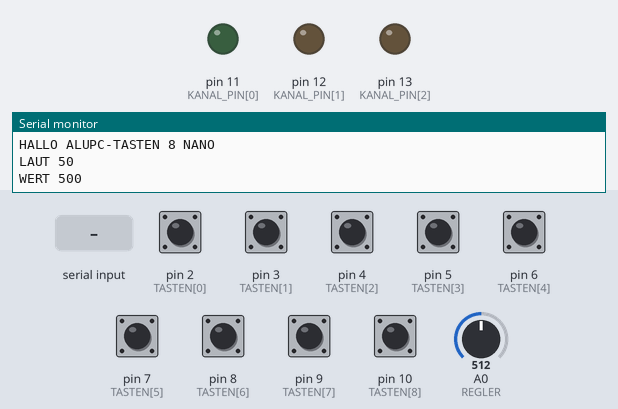
Recording of a sketch running on a simulated Arduino Mega 2560, built with avr-gcc and run on an emulated ATmega2560. On the bench: output pins drawn as LEDs (lit = HIGH), the last lines printed to the serial monitor. The test bench sets the inputs (shaded band); at power-on: pin 2 (TASTEN[0]), pin 3 (TASTEN[1]), pin 4 (TASTEN[2]), pin 5 (TASTEN[3]), pin 6 (TASTEN[4]), pin 7 (TASTEN[5]), pin 8 (TASTEN[6]), pin 9 (TASTEN[7]), pin 10 (TASTEN[8]) HIGH, A0 (REGLER) = 512.

Above: at 1.2 s.
1.3 s: "LED 90\n" received over Serial
At 2.5 s:
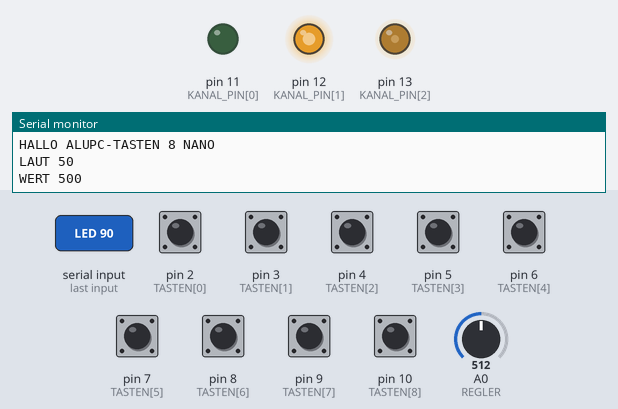
2.8 s: "LED  45\n" received over Serial
At 3.1 s:
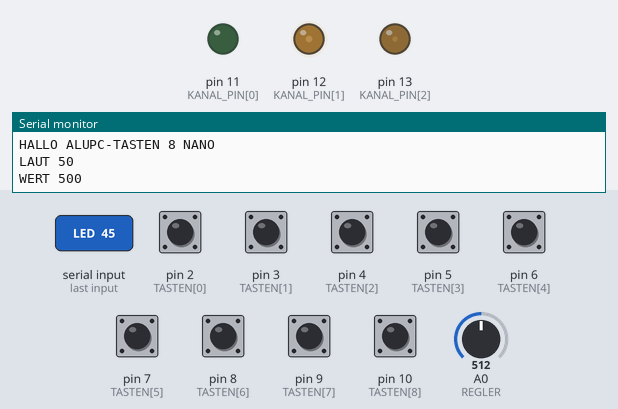
4.3 s: "EFFEKT 90\n" received over Serial
At 4.68 s:
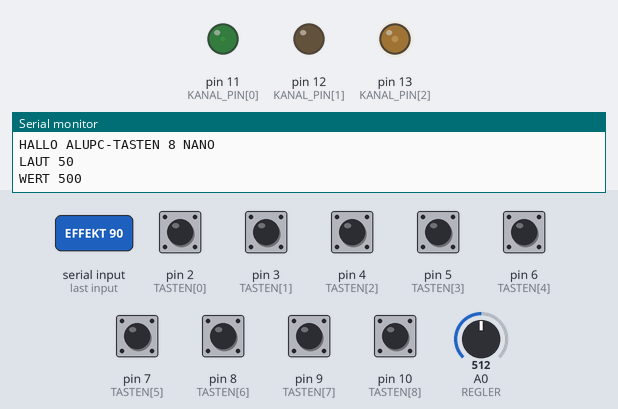
7.3 s: A0 (REGLER) set to 90
10.3 s: pin 2 (TASTEN[0]) pulled LOW for 0.15 s
13.4 s: pin 3 (TASTEN[1]) pulled LOW for 1 s
At 18.7 s:
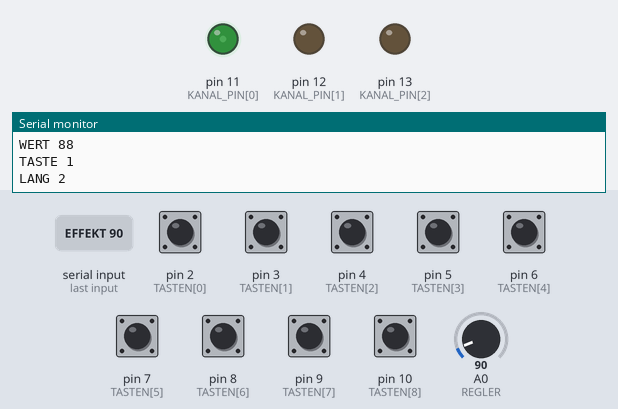
Timing chart, 0 to 61.2 s (numbered marks = the images above; inputs shaded):
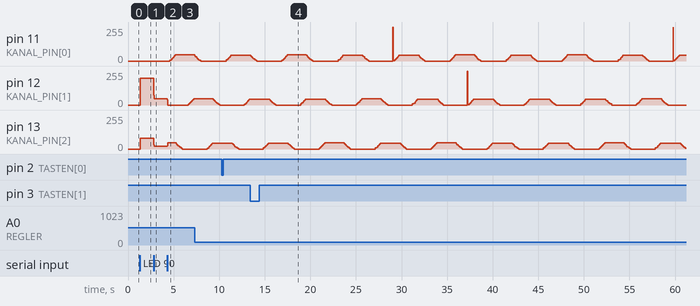

The sketch:

sketch.ino
```cpp
// AluPC-Tasten – Programm für die Tastenbox (Arduino Pro Micro oder Arduino Nano)
//
// 9 Tasten (3 × 3), 1 Drehregler (was er regelt, stellt man in AluPC ein), LEDs: 3 Farben (rot, grün, blau –
// normale 5-mm-LEDs, je Farbe ein Pin) oder ein einfarbiger LED-Pin oder RGB-LEDs (Streifen).
// In der Arduino-IDE das Board wählen – Pro Micro: „Arduino Leonardo“ (technisch gleich), Nano: „Arduino Nano“
// (bei Nachbauten evtl. Prozessor „ATmega328P (Old Bootloader)“) –, Anschluss wählen, hochladen.
// AluPC findet die Box danach von selbst (Seite „Tastenbox“). Die Pins passen sich dem Board an:
//
//                 Pro Micro                        Nano (und Uno/Mega, z. B. in der Wokwi-Simulation)
//   Tasten 1–9 :  D2 D3 D4 D5 D6 D7 D8 D14 D15       D2 D3 D4 D5 D6 D7 D8 D9 D10
//   Regler     :  A0                                 A0
//   3 Farben   :  rot D10 · grün D9 · blau D16          rot D11 · grün D12 · blau D13   (Standard)
//   LEDs       :  D9                                 D11       (nur ohne DREI_FARBEN: alle LEDs an einem Pin)
//   Streifen   :  D10                                D12       (nur mit STREIFEN, statt DREI_FARBEN)
//   Buzzer     :  A2                                 A2        (optional: + an A2, − an GND)
//
//   Tasten: jeweils das andere Bein an GND (keine Widerstände nötig).
//   Regler: Potentiometer 10 kΩ linear – Mitte an A0, die beiden Außenbeine an 5V/VCC und GND.
//   LEDs:   je Farbe ein 220-Ω-Widerstand vom Pin zu den 4 LEDs dieser Farbe (langes Bein), kurze Beine an GND.
//           3 Farben: je Ecke 3 LEDs rot, grün, blau („Farbmischer“, wie eine RGB-LED) – alle LEDs einer Farbe am
//           selben Farb-Pin. Farbe aus AluPC (FARBE r g b) → rot/grün/blau direkt, Mischfarben (auch Weiß = alle
//           drei) entstehen in jeder Ecke; Regenbogen = Farbkreis.
//   Streifen/RGB-LEDs (WS2812B, PL9823): DIN an den Streifen-Pin, 5V, GND (am USB höchstens ~8–10 LEDs).
//   Buzzer: passiver Buzzer spielt Töne und Melodien (AluPC schickt Note für Note), aktiver piept nur.
//           (Nano ohne DREI_FARBEN: Buzzer und LED-Pin D11 teilen sich Timer 2 – dann flackert die LED beim Ton.)
//
// Was die Box an den PC schickt (115200 Baud, eine Zeile je Meldung):
//   HALLO ALUPC-TASTEN 8 NANO – Antwort auf „WER?“ (und einmal beim Start); 8 = Programmversion, dann das Board
//   TASTE n                   – Taste n kurz gedrückt (1–9), gemeldet beim Loslassen
//   LANG n                    – Taste n lange gedrückt (ab 0,6 s, noch während sie unten ist)
//   LAUT n                    – Regler steht auf n Prozent (0–100), nur wenn er sich bewegt hat, und auf „LAUT?“
//   WERT n                    – derselbe Regler fein als Zahl 0–999 (z. B. 10-Gang-Poti mit Zählwerk), nur bei
//                               Änderung und auf „WERT?“ (16-fach gemittelt, mit Hysterese gegen Zittern)
//   ROH 010000000 512         – nur mit „DEBUG 1“: alle 0,1 s jede Taste (1 = unten) und der Regler roh (0–1023)
// Was der PC schickt:
//   WER?  LAUT?  WERT?  LED n (Helligkeit 0–100, 0 = aus)  EFFEKT n (0 = ruhig, 1 = atmen, 2 = blinken, 3 = Regenbogen)
//   FARBE r g b (alle RGB-LEDs, je 0–255)  PIXEL i r g b (eine RGB-LED, i ab 0)  DEBUG 0|1
//   TON f ms (Buzzer: f Hz für ms Millisekunden, TON 0 0 = Stille)
//
// RGB-LEDs (Farben je LED): eine Kette aus adressierbaren LEDs am Streifen-Pin. Reihenfolge wie im LED-Plan:
//   0 = Ecke vorne links, 1 = hinten links, 2 = hinten rechts, 3 = vorne rechts, ab 4 = Lichtleiste.
// STREIFEN = Anzahl aller LEDs der Kette (z. B. 4 Ecken + 7 Leiste = 11).

#define DREI_FARBEN  // 3 einfarbige LED-Gruppen (rot, grün, blau) – ausschalten (// davor) für eine LED-Gruppe an D11
// #define STREIFEN 11  // Zeile einschalten (// weg) für RGB-LEDs, hier 11 Stück (Bibliothek „Adafruit NeoPixel“)
// #define ECKEN_PL9823 // einschalten, wenn die 4 Ecken 5-mm-LEDs vom Typ PL9823 sind (andere Farbreihenfolge als WS2812B)

#if defined(ARDUINO_AVR_LEONARDO) || defined(ARDUINO_AVR_MICRO) || defined(ARDUINO_AVR_PROMICRO) || defined(__AVR_ATmega32U4__)
const uint8_t TASTEN[9] = {2, 3, 4, 5, 6, 7, 8, 14, 15};
const uint8_t LED = 9;
const uint8_t STREIFEN_PIN = 10;
const uint8_t KANAL_PIN[3] = {10, 9, 16};   // rot, grün, blau
const char BOARD[] = "PROMICRO";
#else
const uint8_t TASTEN[9] = {2, 3, 4, 5, 6, 7, 8, 9, 10};
const uint8_t LED = 11;
const uint8_t STREIFEN_PIN = 12;
const uint8_t KANAL_PIN[3] = {11, 12, 13};  // rot, grün, blau
const char BOARD[] = "NANO";
#endif
const uint8_t REGLER = A0;
const uint8_t BUZZER = A2;

#if defined(DREI_FARBEN) && defined(STREIFEN)
#error "DREI_FARBEN und STREIFEN gehen nicht zusammen (gleicher Pin) – eins von beiden ausschalten"
#endif

#ifdef DREI_FARBEN
// Helligkeit je Farbe weich (64 Stufen, 125 Hz) für alle 4 Pins – auch die ohne PWM: Timer 1 schaltet sie
volatile uint8_t kanal[3];
ISR(TIMER1_COMPA_vect) {
  static uint8_t schritt = 0;
  schritt = (schritt + 1) & 63;
  for (uint8_t k = 0; k < 3; k++) digitalWrite(KANAL_PIN[k], kanal[k] > schritt ? HIGH : LOW);
}
void kanaeleStarten() {
  for (uint8_t k = 0; k < 3; k++) pinMode(KANAL_PIN[k], OUTPUT);
  noInterrupts();
  TCCR1A = 0;
  TCCR1B = _BV(WGM12) | _BV(CS11);  // CTC, 16 MHz / 8
  OCR1A = F_CPU / 8 / 8000 - 1;     // → 8 kHz Takt, 64 Stufen = 125 Hz (16 MHz: 249; 8-MHz-Boards: 124)
  TIMSK1 = _BV(OCIE1A);
  interrupts();
}
uint8_t stufe(uint16_t v, int prozent) {  // 0–255 → 0–63, quadratisch (das Auge sieht dunkle Stufen feiner)
  v = v * prozent / 100;
  return (uint32_t)v * v / 1032;
}
#endif

#ifdef STREIFEN
#include <Adafruit_NeoPixel.h>
Adafruit_NeoPixel streifen(STREIFEN, STREIFEN_PIN, NEO_GRB + NEO_KHZ800);
#endif

const unsigned long LANG_MS = 600;  // ab so langem Drücken: „LANG n“ statt „TASTE n“

bool gedrueckt[9];
bool langGemeldet[9];
unsigned long zuletzt[9];
unsigned long unten_seit[9];
int regler = -1;          // zuletzt gemeldeter Wert (0–100)
float glatt = 0;          // geglätteter Messwert (Poti rauscht etwas)
float fein = 0;           // stärker geglättet für WERT (0–999)
int wert = -1;            // zuletzt gemeldeter WERT
String zeile;

int hell = 0;             // gewünschte Helligkeit 0–100
int effekt = 0;           // 0 ruhig, 1 atmen, 2 blinken
uint8_t farbe[3] = {0, 255, 160};
#ifdef STREIFEN
uint8_t px[STREIFEN][3];  // Farbe je LED (FARBE setzt alle, PIXEL eine)
#endif
bool debug = false;
unsigned long debugZuletzt = 0;

void ledZeigen(int prozent) {
  prozent = constrain(prozent, 0, 100);
#ifdef DREI_FARBEN
  uint16_t r = farbe[0], g = farbe[1], b = farbe[2];
  if (effekt == 3) {  // Regenbogen: rot/grün/blau mischen sich in jeder Ecke zum Farbkreis (6 s rundum)
    uint16_t hue = (millis() / 24) % 256;
    uint8_t seg = hue / 43, f = (hue % 43) * 6;
    uint8_t q = 255 - f;
    const uint8_t rgb[6][3] = {{255, f, 0}, {q, 255, 0}, {0, 255, f}, {0, q, 255}, {f, 0, 255}, {255, 0, q}};
    r = rgb[seg % 6][0]; g = rgb[seg % 6][1]; b = rgb[seg % 6][2];
  }
  kanal[0] = stufe(r, prozent);
  kanal[1] = stufe(g, prozent);
  kanal[2] = stufe(b, prozent);
#else
  analogWrite(LED, map(prozent, 0, 100, 0, 255));
#endif
#ifdef STREIFEN
  for (int i = 0; i < STREIFEN; i++) {
    uint16_t r = px[i][0], g = px[i][1], b = px[i][2];
    if (effekt == 3) {  // Regenbogen: Farbe wandert über die Kette
      uint16_t hue = (millis() / 8 + i * 65536UL / STREIFEN / 256) % 256;
      uint8_t seg = hue / 43, f = (hue % 43) * 6;
      uint8_t q = 255 - f;
      const uint8_t rgb[6][3] = {{255, f, 0}, {q, 255, 0}, {0, 255, f}, {0, q, 255}, {f, 0, 255}, {255, 0, q}};
      r = rgb[seg % 6][0]; g = rgb[seg % 6][1]; b = rgb[seg % 6][2];
    }
    r = r * prozent / 100; g = g * prozent / 100; b = b * prozent / 100;
#ifdef ECKEN_PL9823
    if (i < 4) { streifen.setPixelColor(i, (uint32_t)g << 16 | (uint32_t)r << 8 | b); continue; }
#endif
    streifen.setPixelColor(i, streifen.Color(r, g, b));
  }
  streifen.show();
#endif
}

int effektHelligkeit(unsigned long t) {
  if (effekt == 1) {  // atmen: 3 s langsam hell und wieder dunkel (nie ganz aus)
    unsigned long p = t % 3000;
    int stufe = p < 1500 ? p : 3000 - p;           // 0 … 1500 … 0
    return hell * (15 + 85L * stufe / 1500) / 100;
  }
  if (effekt == 2) {  // blinken: 0,4 s an, 0,4 s aus
    return (t / 400) % 2 ? 0 : hell;
  }
  return hell;  // ruhig und Regenbogen: volle eingestellte Helligkeit
}

void hallo() {
  Serial.print("HALLO ALUPC-TASTEN 8 ");
  Serial.println(BOARD);
}

void setup() {
#if defined(__AVR_ATmega32U4__)
  // Pro Micro: A0–A3 sind auch JTAG-Pins; bei manchen Nachbauten ist JTAG an → Regler (A0) und Buzzer (A2)
  // gingen nicht. Abschalten: JTD zweimal kurz hintereinander setzen.
  MCUCR |= (1 << JTD);
  MCUCR |= (1 << JTD);
#endif
  Serial.begin(115200);
  for (uint8_t i = 0; i < 9; i++) {
    pinMode(TASTEN[i], INPUT_PULLUP);  // offen = HIGH, gedrückt = LOW
    gedrueckt[i] = false;
    langGemeldet[i] = false;
  }
#ifdef DREI_FARBEN
  kanaeleStarten();
#else
  pinMode(LED, OUTPUT);
#endif
#ifdef STREIFEN
  streifen.begin();
  for (int i = 0; i < STREIFEN; i++) for (int k = 0; k < 3; k++) px[i][k] = farbe[k];
#endif
  ledZeigen(0);
  glatt = analogRead(REGLER);
  fein = glatt;
  hallo();  // Nano startet beim Öffnen des Anschlusses neu – so weiß AluPC sofort Bescheid
}

void befehl(String text) {
  text.trim();
  text.toUpperCase();
  if (text == "WER?") {
    hallo();
  } else if (text == "WERT?") {
    Serial.print("WERT ");
    Serial.println(wert < 0 ? 0 : wert);
  } else if (text == "LAUT?") {
    Serial.print("LAUT ");
    Serial.println(regler < 0 ? 0 : regler);
  } else if (text.startsWith("LED ")) {
    hell = constrain(text.substring(4).toInt(), 0, 100);
    ledZeigen(effektHelligkeit(millis()));
  } else if (text.startsWith("EFFEKT ")) {
    effekt = constrain(text.substring(7).toInt(), 0, 3);
  } else if (text.startsWith("FARBE ")) {
    int a = text.indexOf(' ', 6), b = a < 0 ? -1 : text.indexOf(' ', a + 1);
    if (a > 0 && b > 0) {
      farbe[0] = constrain(text.substring(6, a).toInt(), 0, 255);
      farbe[1] = constrain(text.substring(a + 1, b).toInt(), 0, 255);
      farbe[2] = constrain(text.substring(b + 1).toInt(), 0, 255);
#ifdef STREIFEN
      for (int i = 0; i < STREIFEN; i++) for (int k = 0; k < 3; k++) px[i][k] = farbe[k];
#endif
      ledZeigen(effektHelligkeit(millis()));
    }
  } else if (text.startsWith("PIXEL ")) {
    int v[4], start = 6;
    for (int k = 0; k < 4; k++) {
      int e = text.indexOf(' ', start);
      v[k] = text.substring(start, e < 0 ? text.length() : e).toInt();
      start = e + 1;
      if (e < 0 && k < 3) return;
    }
#ifdef STREIFEN
    if (v[0] >= 0 && v[0] < STREIFEN) {
      for (int k = 0; k < 3; k++) px[v[0]][k] = constrain(v[k + 1], 0, 255);
      ledZeigen(effektHelligkeit(millis()));
    }
#endif
  } else if (text.startsWith("TON ")) {
    int a = text.indexOf(' ', 4);
    long f = text.substring(4, a < 0 ? text.length() : a).toInt();
    long ms = a < 0 ? 200 : text.substring(a + 1).toInt();
    if (f < 31 || ms <= 0) {
      noTone(BUZZER);
    } else {
      tone(BUZZER, min(f, 20000L), min(ms, 10000L));
    }
  } else if (text.startsWith("DEBUG ")) {
    debug = text.substring(6).toInt() != 0;
  }
}

void loop() {
  // Befehle vom PC
  while (Serial.available()) {
    char c = Serial.read();
    if (c == '\n') {
      befehl(zeile);
      zeile = "";
    } else if (zeile.length() < 40) {
      zeile += c;
    }
  }

  // Tasten (entprellt: 30 ms Ruhe nach jedem Wechsel). Kurz: „TASTE n“ beim Loslassen, lang: „LANG n“ nach 0,6 s
  unsigned long jetzt = millis();
  for (uint8_t i = 0; i < 9; i++) {
    bool unten = digitalRead(TASTEN[i]) == LOW;
    if (unten != gedrueckt[i] && jetzt - zuletzt[i] > 30) {
      gedrueckt[i] = unten;
      zuletzt[i] = jetzt;
      if (unten) {
        unten_seit[i] = jetzt;
        langGemeldet[i] = false;
      } else if (!langGemeldet[i]) {
        Serial.print("TASTE ");
        Serial.println(i + 1);
      }
    }
    if (gedrueckt[i] && !langGemeldet[i] && jetzt - unten_seit[i] >= LANG_MS) {
      langGemeldet[i] = true;
      Serial.print("LANG ");
      Serial.println(i + 1);
    }
  }

  // Regler: glätten, und erst melden, wenn er sich um mindestens 1 % bewegt hat
  int roh = analogRead(REGLER);
  glatt = glatt * 0.85 + roh * 0.15;
  int prozent = round(glatt * 100.0 / 1023.0);
  if (regler < 0 || abs(prozent - regler) >= 1) {
    if (regler < 0 || abs(glatt * 100.0 / 1023.0 - regler) > 0.7) {  // kein Hin-und-her an der Grenze
      regler = prozent;
      Serial.print("LAUT ");
      Serial.println(regler);
    }
  }

  // Feiner Wert 0–999: 16 Messungen mitteln, stark glätten, erst bei mehr als 0,6 Schritten Abstand melden
  long summe = 0;
  for (uint8_t k = 0; k < 16; k++) summe += analogRead(REGLER);
  fein = fein * 0.8 + (summe / 16.0) * 0.2;
  float genau = fein * 999.0 / 1023.0;
  if (wert < 0 || fabs(genau - wert) > 0.6) {
    int neu = constrain((int)round(genau), 0, 999);
    if (neu != wert) {
      wert = neu;
      Serial.print("WERT ");
      Serial.println(wert);
    }
  }

  // LED-Effekte laufen hier in der Box (flüssig, ohne den PC)
  if (effekt != 0) ledZeigen(effektHelligkeit(jetzt));

  // Fehlersuche: Rohwerte
  if (debug && jetzt - debugZuletzt >= 100) {
    debugZuletzt = jetzt;
    Serial.print("ROH ");
    for (uint8_t i = 0; i < 9; i++) Serial.print(digitalRead(TASTEN[i]) == LOW ? '1' : '0');
    Serial.print(' ');
    Serial.println(roh);
  }
  delay(5);
}
```

Measured:
- after the input at 1.3 s, pin 12 (KANAL_PIN[1]): 0/255 → 199/255 after 0.06 s; pin 13 (KANAL_PIN[2]): 0/255 → 80/255 after 0.06 s
- after the input at 2.8 s, pin 12 (KANAL_PIN[1]): 199/255 → 48/255 at once; pin 13 (KANAL_PIN[2]): 80/255 → 20/255 at once
- after the input at 4.3 s, pin 11 (KANAL_PIN[0]): moves from 0/255 to 46/255 over 0.56 s, starting after 0.30 s; pin 13 (KANAL_PIN[2]): rises from 20/255 to 48/255 in 0.04 s, then falls to 0/255 in 1.6 s
